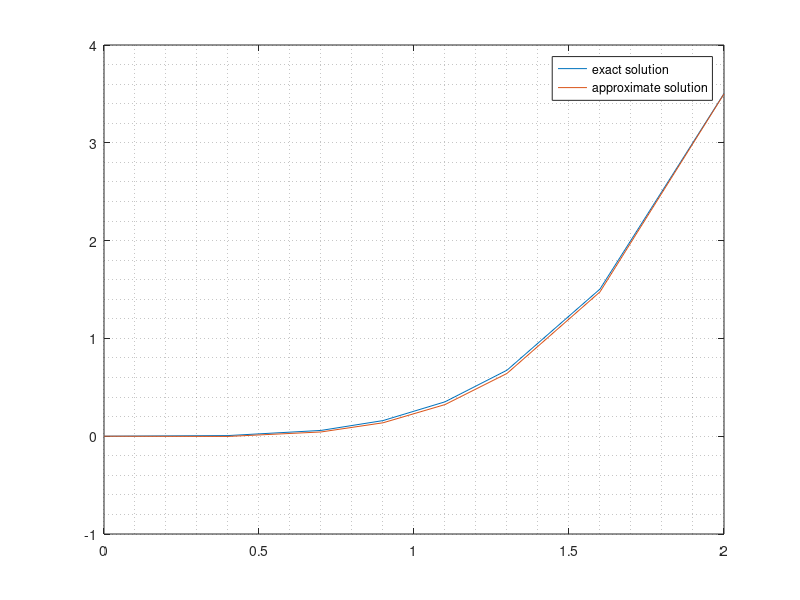

This figure's MATLAB source:
clear all
close all

x = [0,0.4,0.7,0.9,1.1,1.3,1.6,2];
u = [0, -0.00240701581, 0.04334356, 0.137134002, 0.323223755, 0.641900644, 1.47588789, 3.5];

y=6*cos(x)+3*(x.^2-2);

figure
plot(x,y,x,u)
legend("exact solution","approximate solution")
grid minor